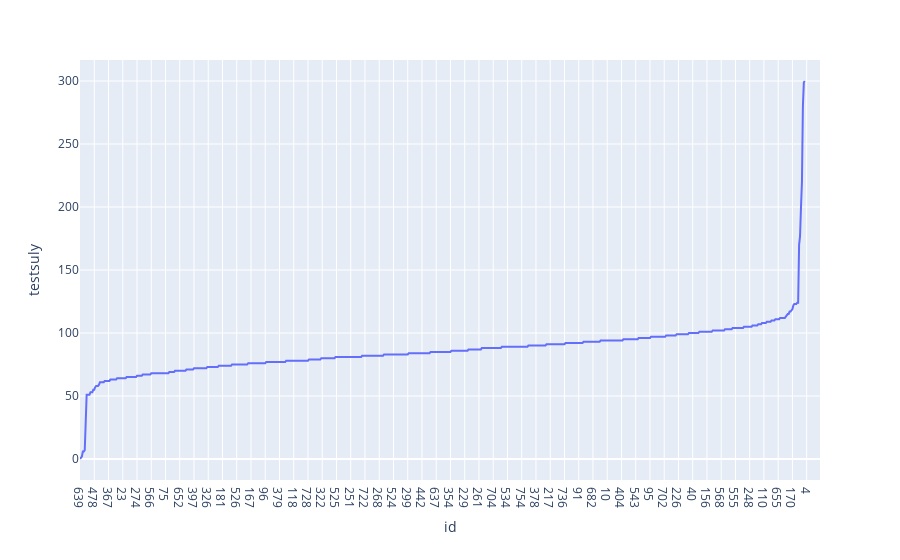

Notebook cell for this chart:
### Markdown cell above
**Blokk 3.3** A *testsuly* adatok esetén legyünk kicsit ügyesebbek! Rendezzük sorba az adatokat, majd nézzük meg hol "ugranak meg" az értékek, s ez alapján töröljük az outlier adatokat tartalmazó rekordokat!

A vizualizációt érdemes plotly-val elkészíteni, így le tudjuk olvasni a grafikonról az értékeket...

### Code cell
import plotly.express as px

szem = szem.sort_values(by='testsuly', ascending=True)
fig = px.line(szem, x='id', y='testsuly')
fig.update_xaxes(type='category') #ez ahhoz kell, hogy az x tengelyt kategórikusnak tekintse, s ne akarja az alapján rendezni az értékeket...
fig.show()

### Figure 1 — Plotly figure (JSON) as saved in the notebook; plotly's stock layout.template omitted (floating-point values rounded to 4 significant figures; data arrays with more than 128 entries replaced by an {"elided": "..."} marker saying what was removed)
{"data": [{"hovertemplate": "id=%{x}<br>testsuly=%{y}<extra></extra>", "legendgroup": "", "line": {"color": "#636efa", "dash": "solid"}, "marker": {"symbol": "circle"}, "mode": "lines", "name": "", "orientation": "v", "showlegend": false, "type": "scatter", "x": {"elided": "780 int values"}, "xaxis": "x", "y": {"elided": "780 float values"}, "yaxis": "y"}], "layout": {"legend": {"tracegroupgap": 0}, "margin": {"t": 60}, "xaxis": {"anchor": "y", "domain": [0, 1], "title": {"text": "id"}, "type": "category"}, "yaxis": {"anchor": "x", "domain": [0, 1], "title": {"text": "testsuly"}}}}
